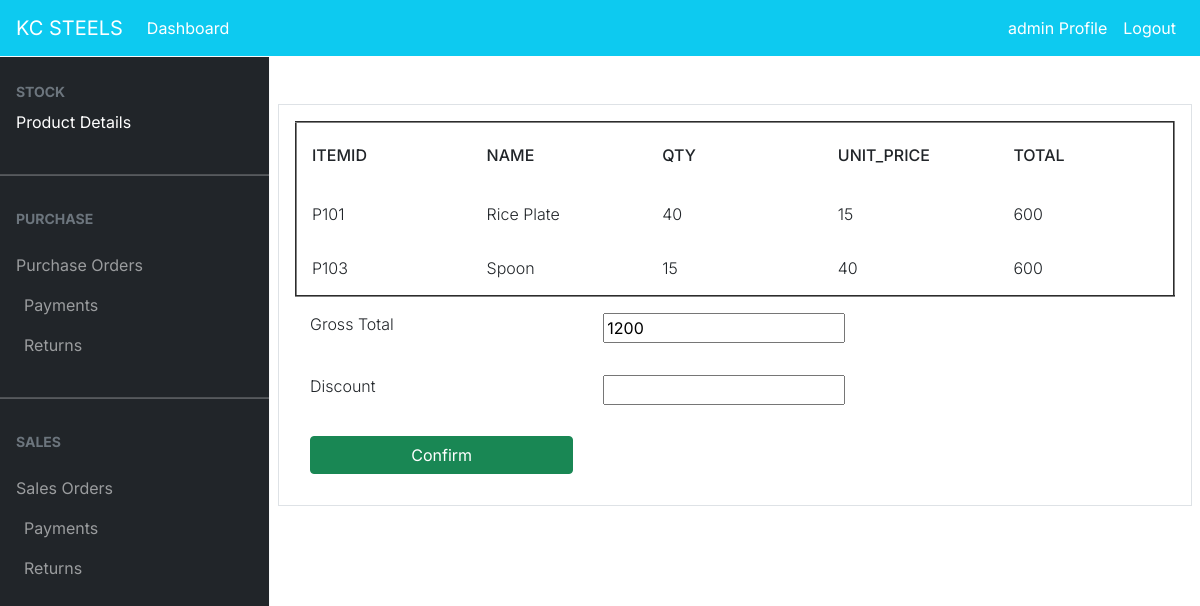
Before: /purchase/add/PO101/confirm (signed in) with the older database file.
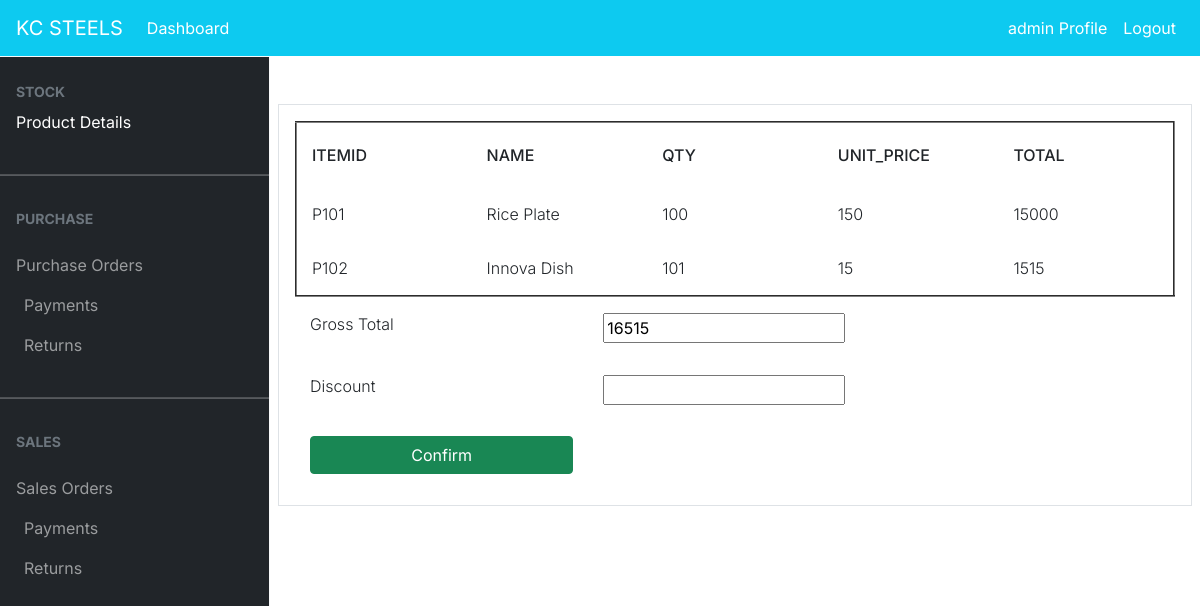
After: the same page with the newer database file.
### dashboard/models.py (models this page shows, shortened)
class PurchasedItems(models.Model):
    po_number = models.ForeignKey(PurchaseOrder, on_delete=models.CASCADE,null=True)
    vendor_id = models.ForeignKey(Vendor, on_delete=models.CASCADE,null=True)
    item_id = models.CharField(max_length = 20,null=True)
    item_name = models.ForeignKey(Item, on_delete=models.CASCADE,null=True)
    quantity = models.PositiveIntegerField(null=True, default=0)
    unit_price = models.PositiveIntegerField(null=True, default=0)
    total_amt = models.PositiveIntegerField(null=True)
    @property
    def item_id(self):
        return self.item_name.item_id

class Item(models.Model):
        item_no = models.IntegerField(null=True)
        item_id = models.CharField(max_length=10,null=True)
        name = models.CharField(max_length=100, null=True, blank=False,unique=True)
        unit_price = models.PositiveBigIntegerField(null=True,blank=True)
        qty_available = models.PositiveIntegerField(null=True, default=0)
        qty_sold = models.PositiveIntegerField(null=True, default=0)
        qty_purchased = models.PositiveIntegerField(null=True, default=0)
        status = models.BooleanField(default=False)
        def __str__(self):
            return  self.name

### dashboard/views.py (the view, shortened to what this page needs)
# urls.py: path('purchase/add/<po_number>/confirm',views.purchase_add_confirm,name='purchase_add_confirm'),
@login_required
def purchase_add_confirm(request ,po_number):
    purchase_orders = PurchaseOrder.objects.all()
    current_po_number = purchase_orders.values('po_number').filter(po_number=po_number)[0]['po_number']
    current_po_number_view = purchase_orders.values('id').filter(po_number=po_number)[0]['id']
    purchase_order_individals = PurchasedItems.objects.filter(po_number_id=current_po_number_view)
    total_amt = 0
    _id = PurchaseOrder.objects.get(po_number=po_number).id
    for each in PurchasedItems.objects.filter(po_number__id=_id):
        total_amt += each.total_amt
    context = {
        'total_amt' : total_amt,
        'purchase_order_individals':purchase_order_individals,
        'current_po_number' : current_po_number
    }
    return render(request, 'purchase/purchase_confirm.html',context)

### templates/purchase/purchase_confirm.html (shortened to what this page needs)
{% extends 'partial/base.html' %}
{% load crispy_forms_tags %}
{% block content %}
{% include 'partial/topnav_staff.html'%}
<div style="margin-left:290px;margin-right:20px">
    <div class="row mt-5">
            <div class="border bg-white p-3">
                <table cellpadding="0" cellspacing="0" border="2">
                    <thead>
                      <tr>
                        <th scope="col">ItemID</th>
                        <th scope="col">Name</th>
                        <th scope="col">Qty</th>
                        <th scope="col">Unit_Price</th>
                        <th scope="col">Total</th>
                      </tr>
                    </thead>
                    <tbody>
                      {% for purchase_order_individal in purchase_order_individals %}
                      <tr>
                        <td>{{ purchase_order_individal.item_id }}</td>
                        <td>{{ purchase_order_individal.item_name }}</td>
                        <td>{{ purchase_order_individal.quantity }}</td>
                        <td>{{ purchase_order_individal.unit_price }}</td>
                        <td>{{ purchase_order_individal.total_amt }}</td>
                      </tr>
                      {% endfor %}
                    </tbody>
                </table>
                <table>
                    <form method="POST">
                        <tr>
                            <td><label>Gross Total</label></td>
                            <td><input type="text" name="g_amount" value="{{total_amt}}" /><td />
                        </tr>
                        <tr>
                            <td><label>Discount</label></td>
                            <td><input type="text" name="discount" /></td>
                        </tr>
                        <tr>
                            <td><input class="btn btn-success btn-block" data-backdrop="static" type="submit" value="Confirm"></td>
                        </tr>
                    </form>
                </table>
           </div>
    </div>
</div>
{% endblock %}

Changed rows visible on the page:
removed PurchasedItems: item_id "P101", item_name "Rice Plate", quantity "40", unit_price "15", total_amt "600"
removed PurchasedItems: item_id "P103", item_name "Spoon", quantity "15", unit_price "40", total_amt "600"
added PurchasedItems: item_id "P101", item_name "Rice Plate", quantity "100", unit_price "150", total_amt "15000"
added PurchasedItems: item_id "P102", item_name "Innova Dish", quantity "101", unit_price "15", total_amt "1515"
Other visible differences:
form field g_amount: "1200" → "16515"
